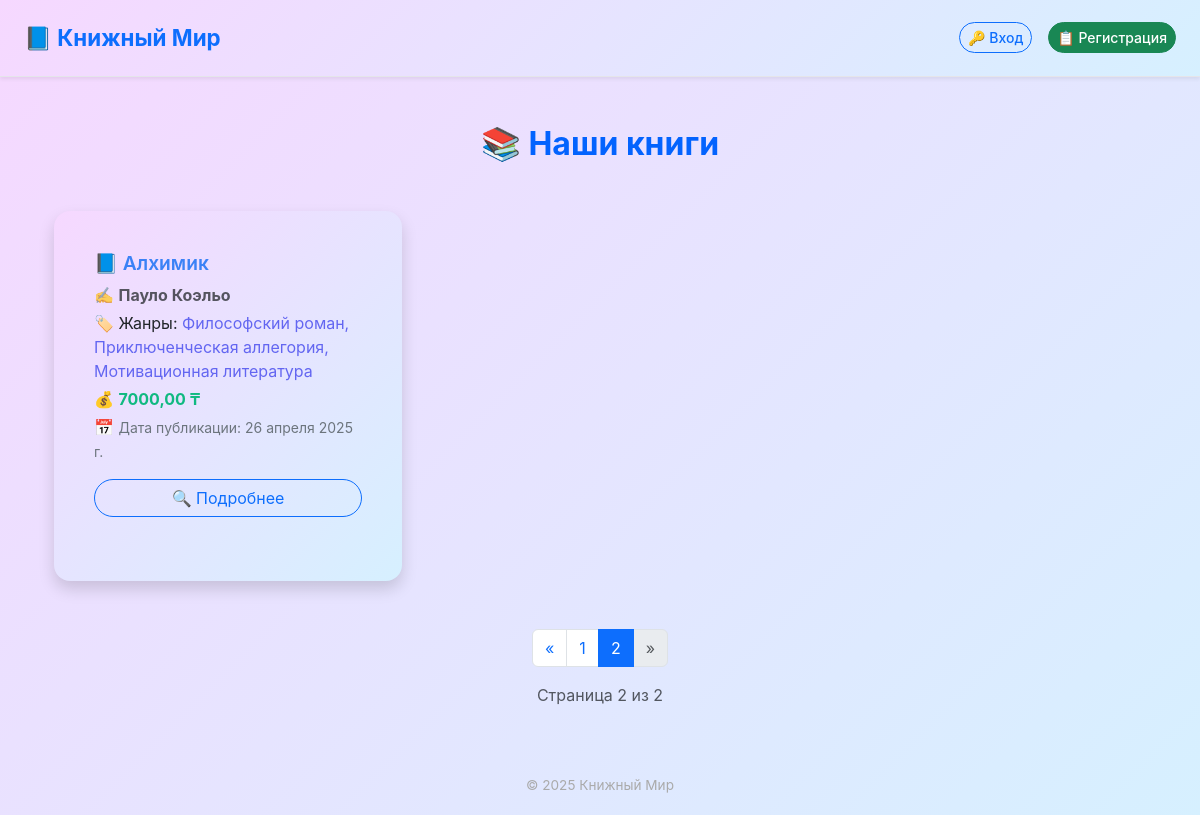
Screenshot of /?page=2 with the database file from the repository.
### shop/models.py (models this page shows, shortened)
class Book(models.Model):
    title = models.CharField(max_length=200)
    author = models.ForeignKey(Author, on_delete=models.CASCADE)
    genres = models.ManyToManyField(Genre)
    store = models.ForeignKey(Store, on_delete=models.SET_NULL, null=True, blank=True)
    price = models.DecimalField(max_digits=6, decimal_places=2)
    published_date = models.DateField()

class Author(models.Model):
    name = models.CharField(max_length=100)
    biography = models.TextField(blank=True)

class Genre(models.Model):
    name = models.CharField(max_length=50)
    def __str__(self):
        return self.name

### shop/views.py (the view)
# urls.py: path('', views.book_list, name='book_list'),
def book_list(request):
    books = Book.objects.all()
    paginator = Paginator(books, 6)  # Показывать по 6 книг на странице
    page_number = request.GET.get('page')
    page_obj = paginator.get_page(page_number)
    return render(request, 'shop/book_list.html', {'page_obj': page_obj})

### shop/templates/shop/book_list.html (shortened to what this page needs)
{% extends 'shop/base.html' %}
{% block content %}
<div class="container my-5">
  <h2 class="text-center fw-bold mb-5" style="color: #0363fe; font-size: 2rem;">
    📚 Наши книги
  </h2>
  {% if page_obj %}
  <div class="row row-cols-1 row-cols-md-2 row-cols-lg-3 g-4">
    {% for book in page_obj %}
    <div class="col">
      <div class="card h-100 shadow border-0 rounded-4">
        <div class="card-body">
          <h5 class="card-title fw-semibold mb-2">
            <a href="{% url 'book_detail' book.pk %}" class="text-decoration-none" style="color: #3b82f6;">
              📘 {{ book.title }}
            </a>
          </h5>
          <p class="text-muted mb-1">✍️ <strong>{{ book.author.name }}</strong></p>
          <p class="mb-1">🏷️ Жанры:
            <span style="color:#6366f1;">{{ book.genres.all|join:", " }}</span>
          </p>
          <p class="mb-1">💰 <strong style="color: #10b981;">{{ book.price }} ₸</strong></p>
          <p class="text-secondary mb-3">📅 <small>Дата публикации: {{ book.published_date }}</small></p>
          <a href="{% url 'book_detail' book.pk %}" class="btn btn-outline-primary w-100 rounded-pill">
            🔍 Подробнее
          </a>
        </div>
      </div>
    </div>
    {% endfor %}
  </div>
  <div class="d-flex justify-content-center mt-5">
    <nav aria-label="Page navigation example">
      <ul class="pagination">
        {% if page_obj.has_previous %}
          <li class="page-item">
            <a class="page-link" href="?page={{ page_obj.previous_page_number }}" aria-label="Previous">
              <span aria-hidden="true">&laquo;</span>
            </a>
          </li>
        {% else %}
          <li class="page-item disabled">
            <span class="page-link">&laquo;</span>
          </li>
        {% endif %}
        {% for num in page_obj.paginator.page_range %}
          {% if page_obj.number == num %}
            <li class="page-item active"><span class="page-link">{{ num }}</span></li>
          {% elif num > page_obj.number|add:'-3' and num < page_obj.number|add:'3' %}
            <li class="page-item"><a class="page-link" href="?page={{ num }}">{{ num }}</a></li>
          {% endif %}
        {% endfor %}
        {% if page_obj.has_next %}
          <li class="page-item">
            <a class="page-link" href="?page={{ page_obj.next_page_number }}" aria-label="Next">
              <span aria-hidden="true">&raquo;</span>
            </a>
          </li>
        {% else %}
          <li class="page-item disabled">
            <span class="page-link">&raquo;</span>
          </li>
        {% endif %}
      </ul>
    </nav>
  </div>
  <div class="text-center mb-4 text-muted" style="font-size: 1rem;">
    Страница {{ page_obj.number }} из {{ page_obj.paginator.num_pages }}
  </div>
  {% else %}
  <div class="alert alert-light text-center border mt-5 rounded-3 shadow-sm">
    🫥 Пока нет доступных книг.
  </div>
  {% endif %}
</div>
{% endblock %}

### static/css/styles.css (style rules this page uses)
body { font-family: 'Poppins', sans-serif; background: linear-gradient(135deg, #f6d8ff, #d6f0ff); color: #222; margin: 0; padding: 0; }
.card { background: linear-gradient(135deg, #f6d8ff, #d6f0ff); border-radius: 20px; padding: 1.5rem; margin-bottom: 1.5rem; box-shadow: 0 10px 30px rgba(255, 107, 107, 0.12); transition: transform 0.2s; }
.card-title a { color: #ff6b6b; font-weight: 600; font-size: 1.2rem; text-decoration: none; }
.btn-outline-primary { border: 2px solid #ff6b6b; color: #ff6b6b; font-weight: 500; }
h2, h3 { color: #2c2c2c; font-weight: 600; }
a, button { transition: all 0.2s ease-in-out; }

### shop/templates/shop/base.html (style rules this page uses)
body { background-color: #f6f7fb; font-family: -apple-system, BlinkMacSystemFont, 'Segoe UI', Roboto, Helvetica, Arial, sans-serif; }
.btn { border-radius: 12px; }

### rows the page displays
Book: title "Алхимик", author.name "Пауло Коэльо", genres.all "Философский роман, Приключенческая аллегория, Мотивационная литература", price "7000,00", published_date "26 апреля 2025 г."

### other values shown
{{ num }} "1"
{{ num }} "2"
{{ page_obj.number }} "2"
{{ page_obj.paginator.num_pages }} "2"
